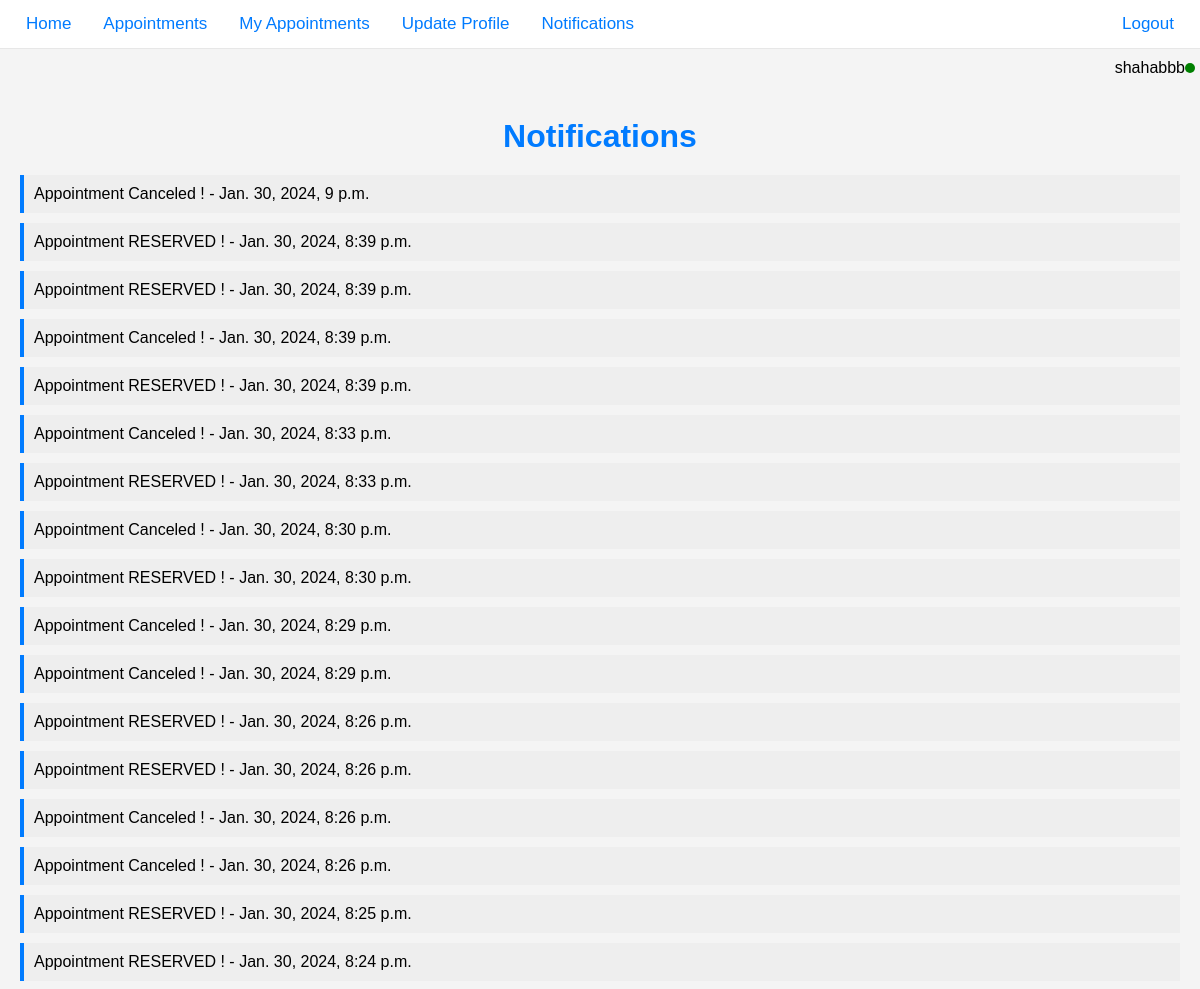
The page /notifications/ (signed in, upper part) on the database as committed earlier.
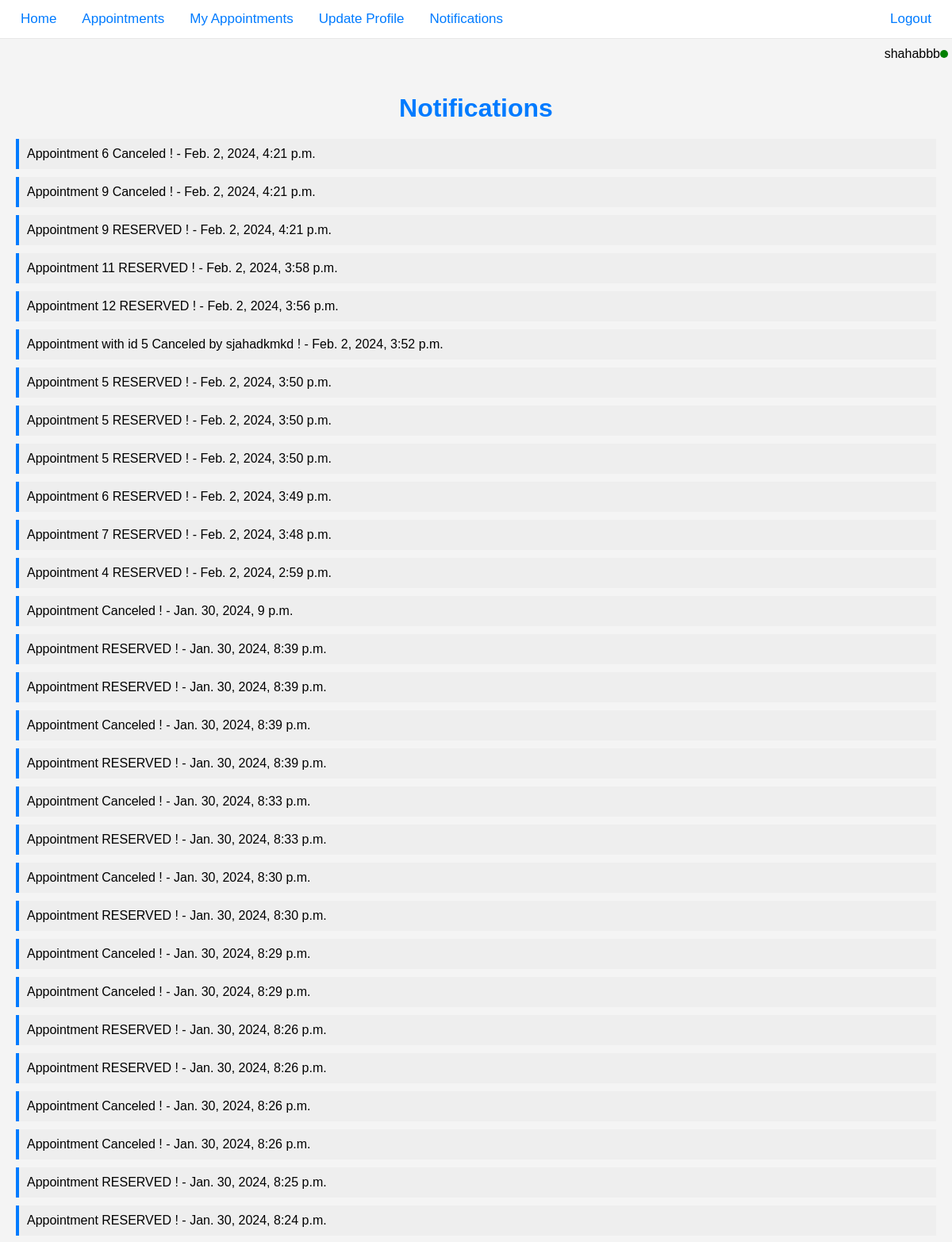
The same page on the database as committed later.
### portal_app/models.py (models this page shows)
class Notification(models.Model):
    notification_id = models.AutoField(primary_key=True)
    to_user = models.ForeignKey(User, on_delete=models.CASCADE)
    message = models.TextField()
    date_time = models.DateTimeField(auto_now_add=True)
    read = models.BooleanField(default=False)
    pass

### portal_app/views.py (the view)
# urls.py: path('notifications/', views.notification_center, name='notification_center'),
@login_required(login_url='/login/')
def notification_center(request):
    user = request.user
    notifications = Notification.objects.filter(to_user=user).order_by('-date_time')
    for notification in notifications:
        notification.read = True
        notification.save()
    return render(request, 'notification_center.html', {'notifications': notifications})

### templates/notification_center.html (shortened to what this page needs)
<!DOCTYPE html>
<html lang="en">
<head>
</head>
<body>
<div class="navbar">
    {% if request.user.user_type == 'P' %}
            <a href="{% url 'home' %}">Home</a>
        <a href="{% url 'appointments' %}">Appointments</a>
    {% elif request.user.user_type == 'C' %}
            <a href="{% url 'main' %}">Home</a>
        <a href="{% url 'set_appointment' %}">Set Appointment</a>
    {% endif %}
    <a href="{% url 'my_appointments' %}" class="active">My Appointments</a>
    <a href="{% url 'update_profile' %}">Update Profile</a>
    <a href="{% url 'notification_center' %}">
        Notifications
    </a>
    <a href="{% url 'logout' %}" style="float: right;">Logout</a>
</div>
    <div class="user-bar">
        <span id="username"></span>
        <div class="green-light"></div>
    </div>
    <div class="content">
        <h1>Notifications</h1>
        {% for notification in notifications %}
        <div class="notification">
            {{ notification.message }} - {{ notification.date_time }}
        </div>
        {% empty %}
        <p>No notifications found</p>
        {% endfor %}
    </div>
</body>
</html>

Rows that differ between the two databases and show on the page:
added Notification: message "Appointment 6 Canceled !", date_time "Feb. 2, 2024, 4:21 p.m."
added Notification: message "Appointment 9 Canceled !", date_time "Feb. 2, 2024, 4:21 p.m."
added Notification: message "Appointment 9 RESERVED !", date_time "Feb. 2, 2024, 4:21 p.m."
added Notification: message "Appointment 11 RESERVED !", date_time "Feb. 2, 2024, 3:58 p.m."
added Notification: message "Appointment 12 RESERVED !", date_time "Feb. 2, 2024, 3:56 p.m."
added Notification: message "Appointment with id 5 Canceled by sjahadkmkd !", date_time "Feb. 2, 2024, 3:52 p.m."
added Notification: message "Appointment 5 RESERVED !", date_time "Feb. 2, 2024, 3:50 p.m."
added Notification: message "Appointment 5 RESERVED !", date_time "Feb. 2, 2024, 3:50 p.m."
added Notification: message "Appointment 5 RESERVED !", date_time "Feb. 2, 2024, 3:50 p.m."
added Notification: message "Appointment 6 RESERVED !", date_time "Feb. 2, 2024, 3:49 p.m."
added Notification: message "Appointment 7 RESERVED !", date_time "Feb. 2, 2024, 3:48 p.m."
added Notification: message "Appointment 4 RESERVED !", date_time "Feb. 2, 2024, 2:59 p.m."
